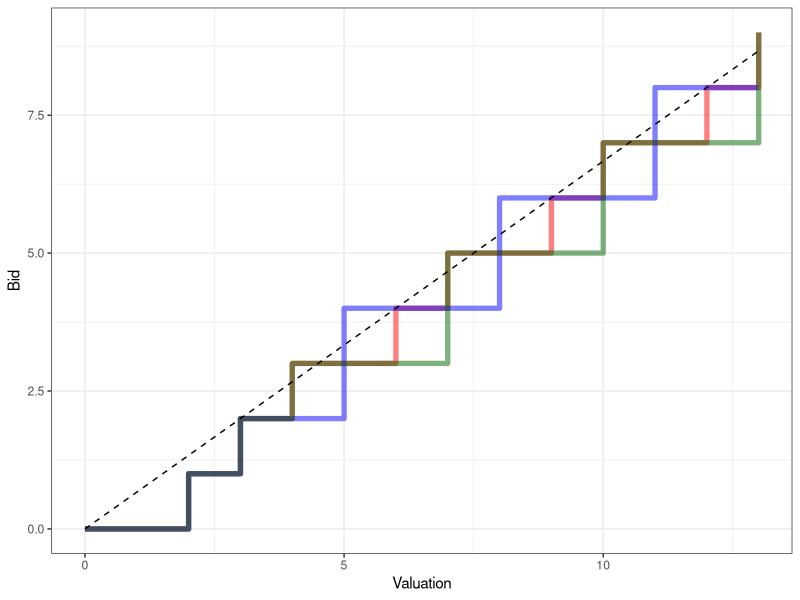

Source code (R):
library(tidyverse)

equilibrium <- read_csv("3_bidders_13_valuations.csv")

first_equilibrium <- filter(equilibrium, Equilibria == 1)

temp <- select(first_equilibrium, -Equilibria, -Player)
temp <- rownames_to_column(temp)
temp <- gather(temp, var, value, -rowname)
temp <- spread(temp, rowname, value)
temp <- mutate(temp, valuation = as.numeric(str_sub(var, 11, nchar(var))))
temp <- mutate(temp, cont_bid = valuation * 2.0 / 3.0)


temp <- rename(temp, bidder_1 = 2)
temp <- rename(temp, bidder_2 = 3)
temp <- rename(temp, bidder_3 = 4)

alpha_value <- 0.5
size_value <- 1.8

ggplot(data = temp) + 
  theme_bw() +
  xlab("Valuation") + 
  ylab("Bid") +
  geom_step(mapping = aes(x = valuation, y = bidder_1, group = 1), color="red", alpha = alpha_value, size = size_value) +
  geom_step(mapping = aes(x = valuation, y = bidder_2, group = 2), color='blue', alpha = alpha_value, size = size_value) +
  geom_step(mapping = aes(x = valuation, y = bidder_3, group = 3), color='darkgreen',alpha = alpha_value, size = size_value) +
  geom_line(mapping = aes(x = valuation, y = cont_bid, group = 4), linetype = "dashed") 
  
